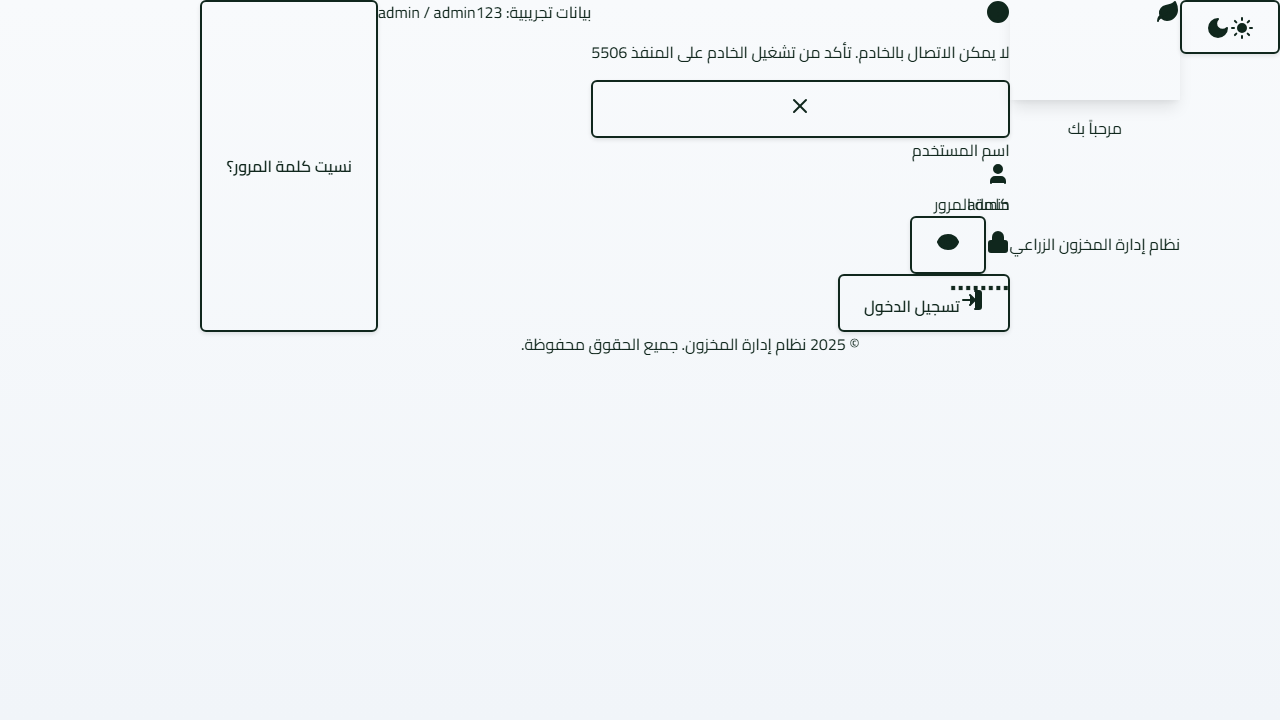
#> input picture 5-gaara_erp/playwright-report/data/0cd228492ffcc69f8ac33478f84e61a039ea5daf.png, 1280 x 720 px
$ python -i data_augmentation.py   (imports and definitions only)
#> lines starting #> are read from the running program, lines starting #| are printed output that depends on the picture
#> further down, picture is the input picture: shape (720, 1280, 3); mean B, G, R 247.3, 244.5, 241.2
#!/usr/bin/env python3
# -*- coding: utf-8 -*-

"""
Module for advanced image data augmentation techniques.

This module expands on basic augmentation by adding more sophisticated methods
like CutMix, Mixup, and advanced color/geometric transformations, often used
to improve model robustness and generalization in computer vision tasks.
"""

import cv2
import numpy as np
import random

# --- Configuration ---
DEFAULT_AUGMENTATION_CONFIG = {
    "brightness_contrast": {"alpha_range": (0.8, 1.2), "beta_range": (-20, 20), "p": 0.5},
    "hsv_jitter": {"hue_delta": 10, "sat_delta": 30, "val_delta": 30, "p": 0.5},
    "blur": {"kernel_size_range": (3, 7), "p": 0.3},
    "noise": {"mean": 0, "std_dev_range": (5, 20), "p": 0.3},
    "cutout": {"num_holes": 1, "max_h_size": 40, "max_w_size": 40, "fill_value": 0, "p": 0.4},
    "cutmix": {"alpha": 1.0, "p": 0.3}, # Probability applied per batch if used in batch context
    "mixup": {"alpha": 0.4, "p": 0.3},   # Probability applied per batch if used in batch context
    "rotate": {"angle_range": (-15, 15), "p": 0.5},
    "scale": {"scale_range": (0.9, 1.1), "p": 0.5},
    "translate": {"translate_fraction": 0.1, "p": 0.3},
    "shear": {"shear_range": (-10, 10), "p": 0.3},
    "flip_lr": {"p": 0.5},
    "flip_ud": {"p": 0.1} # Usually less common for plants unless orientation invariant
}

# --- Basic Augmentations (Refined) ---

# [33 lines left out: functions apply_brightness_contrast, apply_hsv_jitter, apply_blur, not called in this run]

def add_gaussian_noise(image, mean=0, std_dev_range=(5, 20)):
    """Adds Gaussian noise to the image."""
#> called with mean = 0, std_dev_range = (5, 20)
    std_dev = random.uniform(std_dev_range[0], std_dev_range[1])
    noise = np.random.normal(mean, std_dev, image.shape).astype(np.float32)
    noisy_image = image.astype(np.float32) + noise
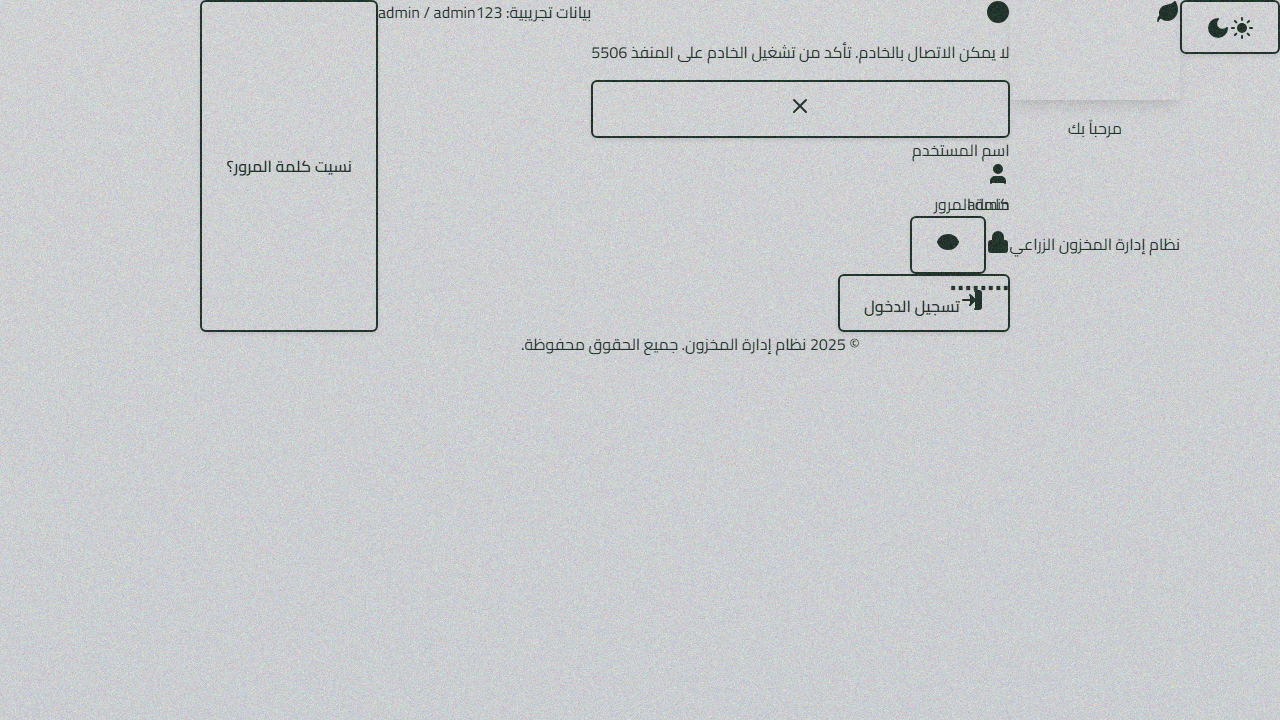
#> noisy_image: shape (720, 1280, 3) float32; mean B, G, R 247.3, 244.5, 241.2; drawn with min black and max white
    noisy_image = np.clip(noisy_image, 0, 255).astype(np.uint8)
    return noisy_image

# --- Advanced Augmentations ---

# [72 lines left out: functions apply_cutout, rand_bbox, apply_cutmix, apply_mixup, apply_rotate, not called in this run]

def apply_scale(image, scale_range=(0.9, 1.1), border_mode=cv2.BORDER_CONSTANT, border_value=0):
    """Scales the image randomly."""
#> called with scale_range = (0.9, 1.1), border_mode = 0, border_value = 0
    scale = random.uniform(scale_range[0], scale_range[1])
    h, w = image.shape[:2]
#> h = 720; w = 1280
    center = (w // 2, h // 2)
#> center = (640, 360)
    matrix = cv2.getRotationMatrix2D(center, 0, scale)
#> matrix = [[0.995, 0, 3], [0, 0.995, 1.69]]
    # Adjust output size or use warpAffine carefully if size changes
    scaled = cv2.warpAffine(image, matrix, (w, h), flags=cv2.INTER_LINEAR, borderMode=border_mode, borderValue=border_value)
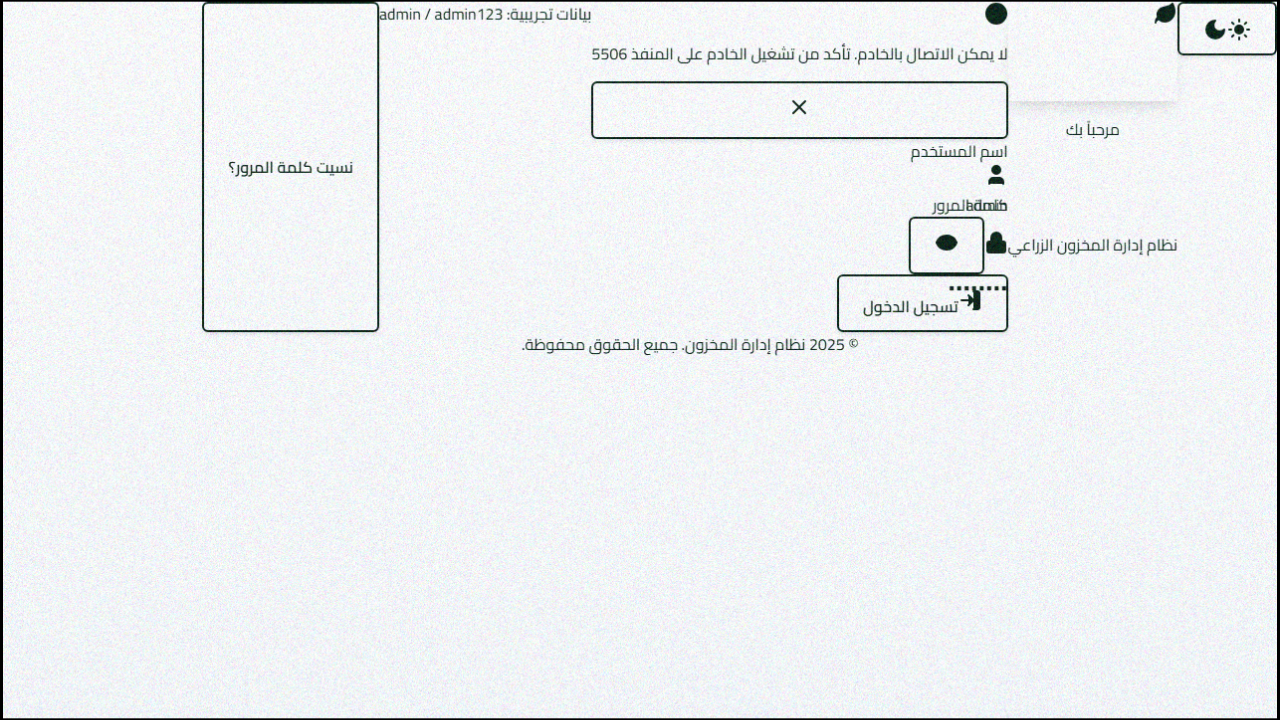
#> scaled: shape (720, 1280, 3); mean B, G, R 241.7, 239.7, 237.1
    return scaled

# [40 lines left out: functions apply_translate, apply_shear, not called in this run]

def apply_flip_lr(image):
    """Applies horizontal flip."""
    return cv2.flip(image, 1)

def apply_flip_ud(image):
    """Applies vertical flip."""
    return cv2.flip(image, 0)

# --- Main Augmentation Pipeline ---

def augment_image(image, config=None):
    """
    Applies a sequence of augmentations based on the provided config.
    Note: CutMix and Mixup require pairs of images/labels and are typically applied
          at the batch level in the data loader, not here on single images.
    """
    if config is None:
        config = DEFAULT_AUGMENTATION_CONFIG

    augmented_image = image.copy()

    # Color/Pixel Augmentations
    if "brightness_contrast" in config and random.random() < config["brightness_contrast"]["p"]:
        augmented_image = apply_brightness_contrast(augmented_image, **{k:v for k,v in config["brightness_contrast"].items() if k != 'p'})
    if "hsv_jitter" in config and random.random() < config["hsv_jitter"]["p"]:
        augmented_image = apply_hsv_jitter(augmented_image, **{k:v for k,v in config["hsv_jitter"].items() if k != 'p'})
    if "blur" in config and random.random() < config["blur"]["p"]:
        augmented_image = apply_blur(augmented_image, **{k:v for k,v in config["blur"].items() if k != 'p'})
    if "noise" in config and random.random() < config["noise"]["p"]:
        augmented_image = add_gaussian_noise(augmented_image, **{k:v for k,v in config["noise"].items() if k != 'p'})
    if "cutout" in config and random.random() < config["cutout"]["p"]:
        augmented_image = apply_cutout(augmented_image, **{k:v for k,v in config["cutout"].items() if k != 'p'})

    # Geometric Augmentations
    if "rotate" in config and random.random() < config["rotate"]["p"]:
        augmented_image = apply_rotate(augmented_image, **{k:v for k,v in config["rotate"].items() if k != 'p'})
    if "scale" in config and random.random() < config["scale"]["p"]:
        augmented_image = apply_scale(augmented_image, **{k:v for k,v in config["scale"].items() if k != 'p'})
    if "translate" in config and random.random() < config["translate"]["p"]:
        augmented_image = apply_translate(augmented_image, **{k:v for k,v in config["translate"].items() if k != 'p'})
    if "shear" in config and random.random() < config["shear"]["p"]:
        augmented_image = apply_shear(augmented_image, **{k:v for k,v in config["shear"].items() if k != 'p'})
    if "flip_lr" in config and random.random() < config["flip_lr"]["p"]:
        augmented_image = apply_flip_lr(augmented_image)
    if "flip_ud" in config and random.random() < config["flip_ud"]["p"]:
        augmented_image = apply_flip_ud(augmented_image)

    return augmented_image

# --- Example Usage ---
# [33 lines not run here, left out]

    # cv2.waitKey(0)
    # cv2.destroyAllWindows()

>>> import cv2
>>> picture = cv2.imread('../../../5-gaara_erp/playwright-report/data/0cd228492ffcc69f8ac33478f84e61a039ea5daf.png')
>>> result = augment_image(picture)

$ run again, on 5-gaara_erp/playwright-report/data/43b53c488c48e1747c6ec65d1e072f09ce179460.png
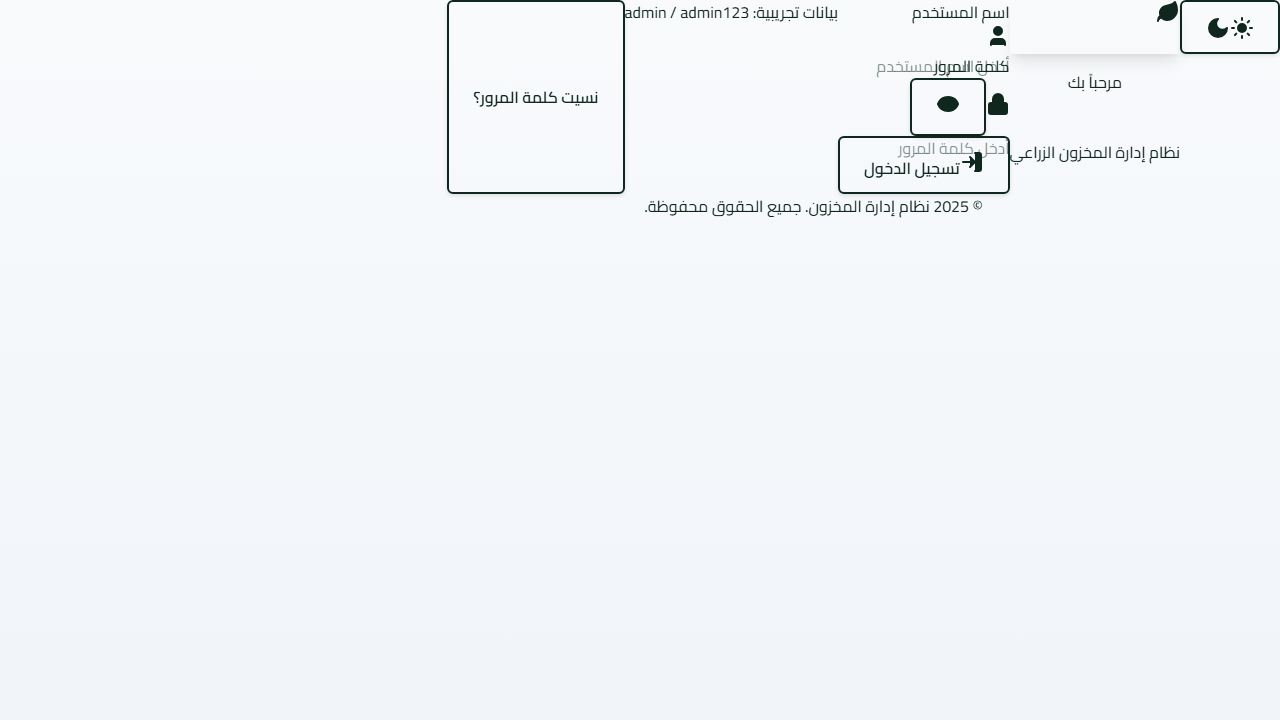
#> input picture 5-gaara_erp/playwright-report/data/43b53c488c48e1747c6ec65d1e072f09ce179460.png, 1280 x 720 px
#> picture is the input picture: shape (720, 1280, 3); mean B, G, R 248.3, 245.4, 242.2
#> in add_gaussian_noise, `noisy_image = image.astype(np.float32) + noise`:
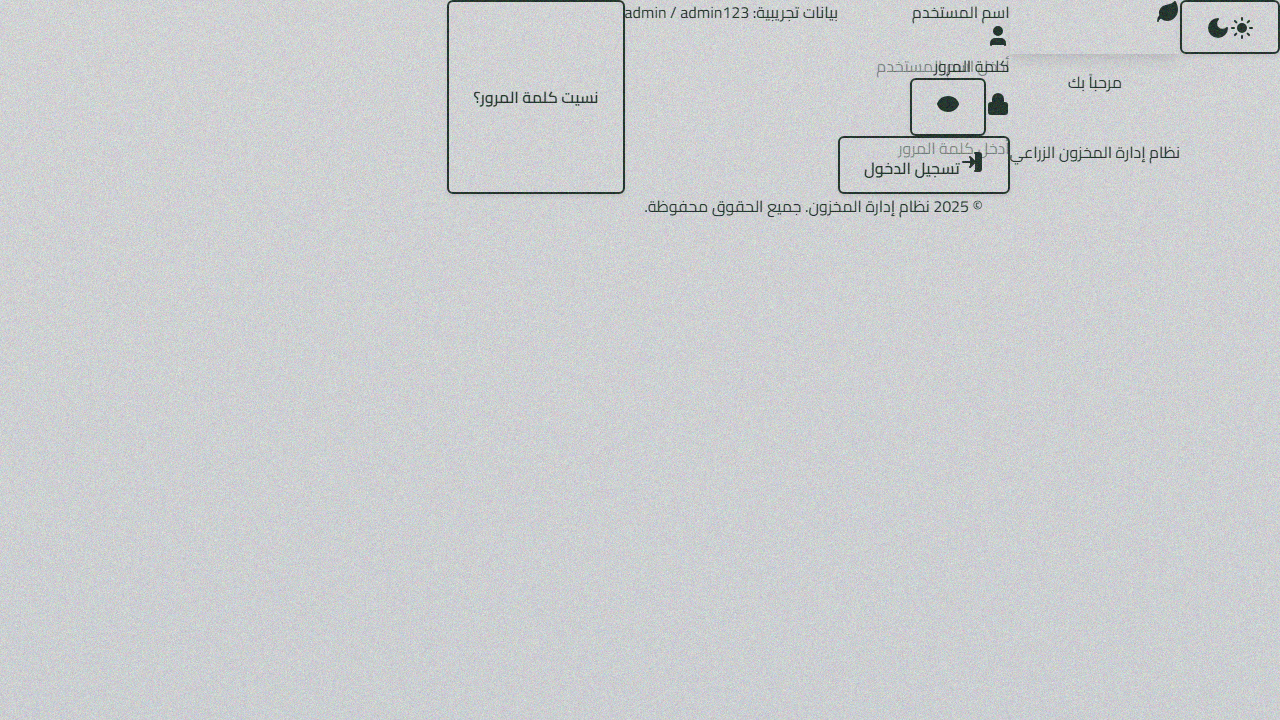
#> noisy_image: shape (720, 1280, 3) float32; mean B, G, R 248.3, 245.4, 242.2; drawn with min black and max white
#> in apply_scale, `scaled = cv2.warpAffine(image, matrix, (w, h), flags=cv2.INTER_LINEAR,..`:
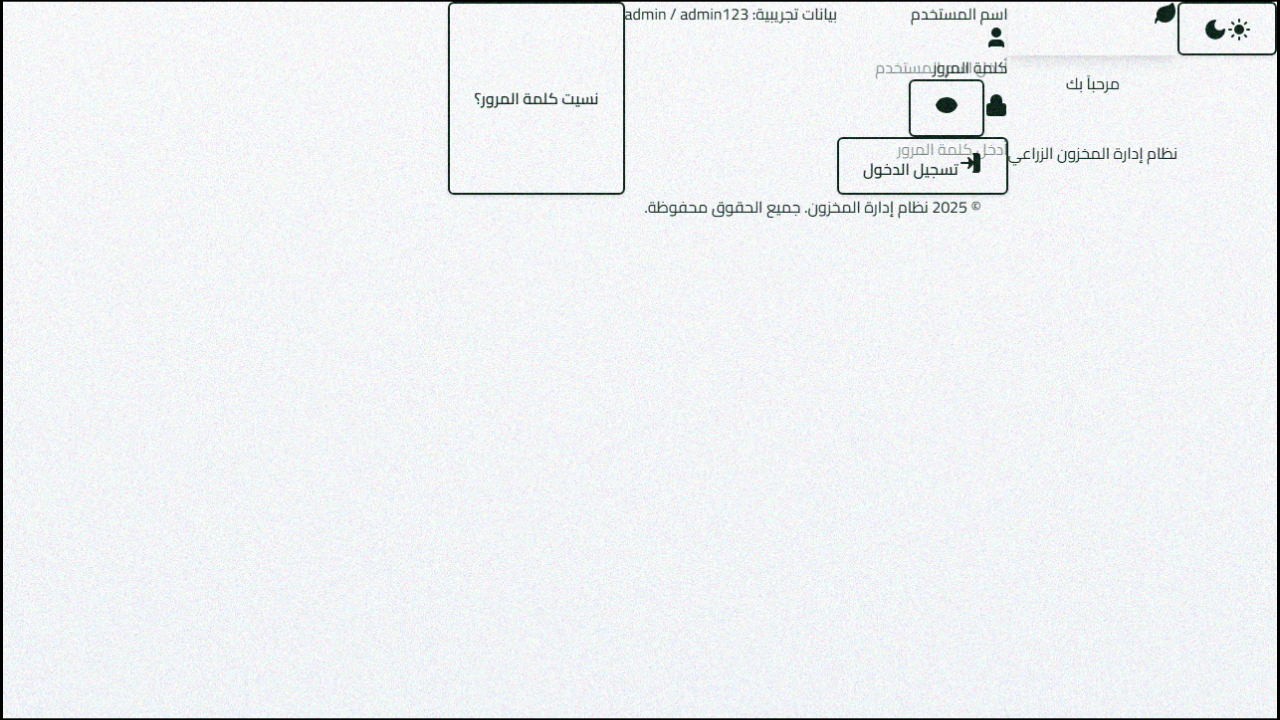
#> scaled: shape (720, 1280, 3); mean B, G, R 242.6, 240.6, 238.1
